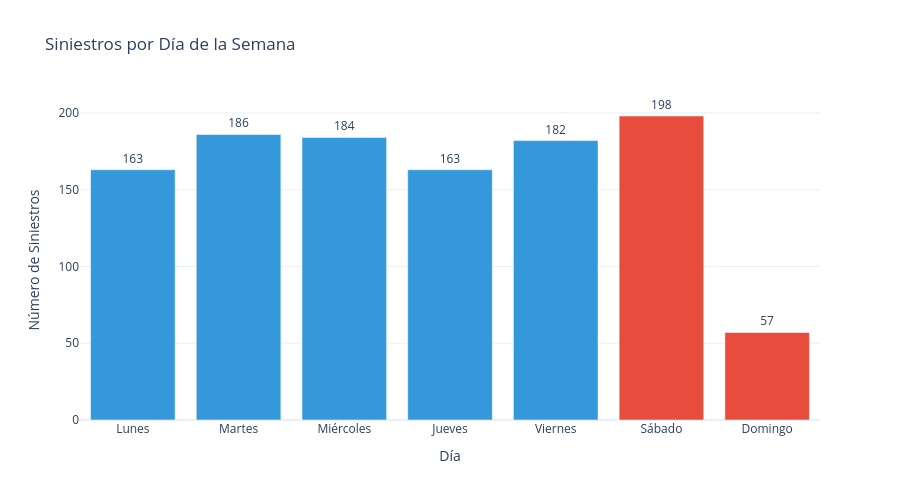

Notebook code for this chart:
### Markdown cell above
### 5.3 Análisis por Día de la Semana

### Code cell
# Siniestros por día de la semana
orden_dias_en = ['Monday', 'Tuesday', 'Wednesday', 'Thursday', 'Friday', 'Saturday', 'Sunday']
dias_es = ['Lunes', 'Martes', 'Miércoles', 'Jueves', 'Viernes', 'Sábado', 'Domingo']

dia_counts = df['Día_Semana'].value_counts().reindex(orden_dias_en, fill_value=0)

fig = go.Figure()

fig.add_trace(go.Bar(
    x=dias_es,
    y=dia_counts.values,
    marker_color=['#3498db', '#3498db', '#3498db', '#3498db', '#3498db', '#e74c3c', '#e74c3c'],
    text=dia_counts.values,
    textposition='outside'
))

fig.update_layout(
    title='Siniestros por Día de la Semana',
    xaxis_title='Día',
    yaxis_title='Número de Siniestros',
    template='plotly_white',
    height=500
)
fig.show()

print("\n📊 Estadísticas por día:")
for dia_en, dia_es in zip(orden_dias_en, dias_es):
    count = dia_counts[dia_en]
    pct = (count / len(df)) * 100
    print(f"   {dia_es}: {count} ({pct:.1f}%)")

### Figure 1 — Plotly figure (JSON) as saved in the notebook; plotly's stock layout.template omitted (floating-point values rounded to 4 significant figures)
{"data": [{"marker": {"color": ["#3498db", "#3498db", "#3498db", "#3498db", "#3498db", "#e74c3c", "#e74c3c"]}, "text": [163.0, 186.0, 184.0, 163.0, 182.0, 198.0, 57.0], "textposition": "outside", "type": "bar", "x": ["Lunes", "Martes", "Miércoles", "Jueves", "Viernes", "Sábado", "Domingo"], "y": [163, 186, 184, 163, 182, 198, 57]}], "layout": {"height": 500, "title": {"text": "Siniestros por Día de la Semana"}, "xaxis": {"title": {"text": "Día"}}, "yaxis": {"title": {"text": "Número de Siniestros"}}}}
